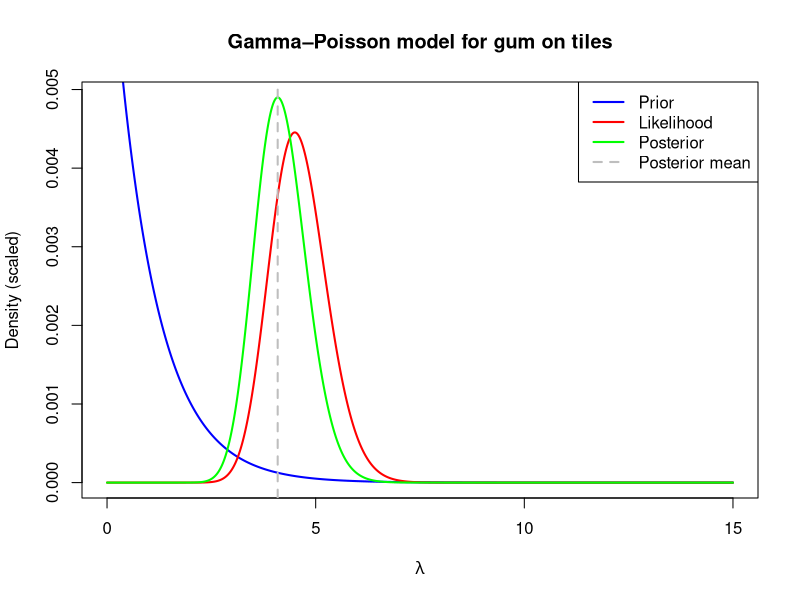

This figure's R source:
# **************************************************************
# ****** 2. Grid approximation: Gamma-Poisson ******************
# **************************************************************

# The Gamma-Poisson model can be stated as follows: 
# y_i ~ Pois(lambda)
# lambda ~ Gamma(1, 1)

# Where Pois is the Poisson distribution. Implement a grid approximation for this model.

# Apparently (https://en.wikipedia.org/wiki/Poisson_distribution), the number of chewing gum on a sidewalk tile is approximately Poisson distributed.
# Estimate the average number of gum on a Reykjavik side walk tile (lambda), using the data {2,7,4,3,5,2,7,5,5,5}.


# Data
y <- c(2,7,4,3,5,2,7,5,5,5)
n <- length(y)
sum_y <- sum(y)


lambda_grid <- seq(0, 15, length.out = 2000)

# remindwer: prior is before looking at the data, hence has no info on y
prior <- dgamma(lambda_grid, shape = 1, rate = 1)

# vrt. likelihood is where the data enters the picture:

#function(l) where l refers to each point in lambda_grid then does product of poisso on them
likelihood <- sapply(lambda_grid, function(l) prod(dpois(y, lambda = l)))

unstd_posterior <- likelihood * prior

# scale all for view
prior_scaled <- prior / sum(prior)
likelihood_scaled <- likelihood / sum(likelihood)
posterior <- unstd_posterior / sum(unstd_posterior)

posterior_mode <- lambda_grid[which.max(posterior)]

print('posterior mean')
print(posterior_mode)

# plot
plot(lambda_grid, prior_scaled, type = "l", lwd = 2, col = 'blue',
     ylim = c(0, max(posterior)),
     xlab = expression(lambda),
     ylab = "Density (scaled)",
     main = "Gamma–Poisson model for gum on tiles")
lines(lambda_grid, likelihood_scaled, col = 'red', lwd = 2)
lines(lambda_grid, posterior, col = 'green', lwd = 2)

abline(v = posterior_mode, col = 'gray', lwd = 2, lty = 2)

legend("topright",
       legend = c("Prior", "Likelihood", "Posterior", "Posterior mean"),
       col = c("blue", "red", "green", "gray"),
       lwd = 2, lty = c(1,1,1,2))

# most likely around 4.08 gum per tile (mode)




